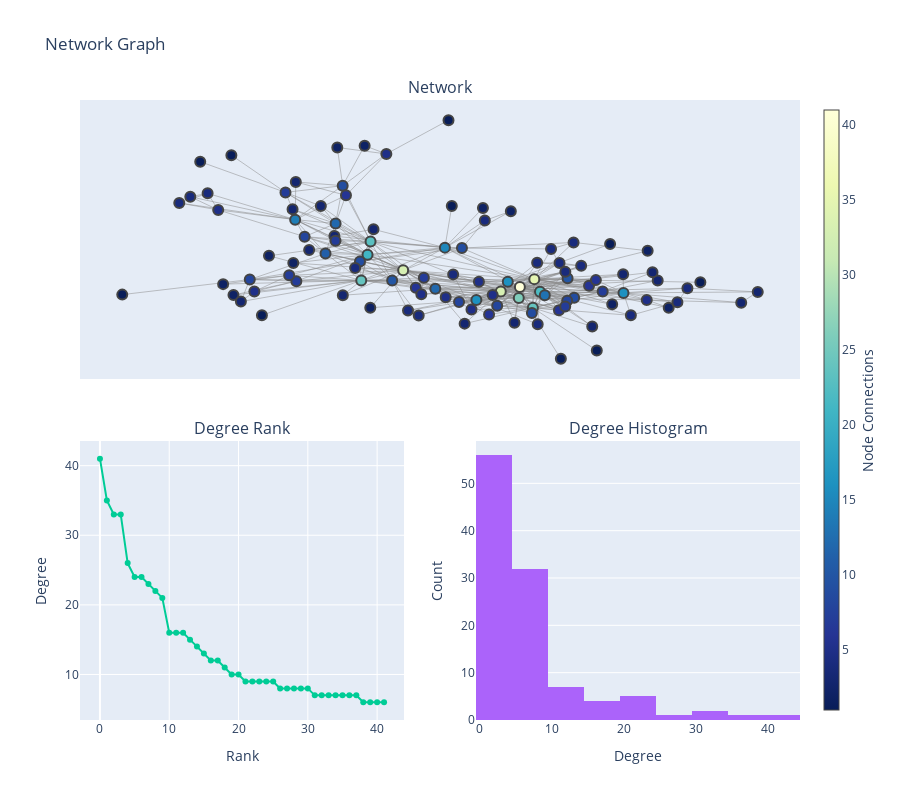

The code cell stored with this chart in its notebook:
### Markdown cell above
## Code

### Code cell
char_map, edges = get_character_interactions()
G = get_graph(char_map, edges)
print_network_summary(G)

# remove isolated node
G.remove_nodes_from(list(nx.isolates(G)))
assert 76 not in G.nodes

html_plot = plot_network(G).to_html("network.html")
with open("../assets/network.html", "w") as file:
    file.write(html_plot)

### Figure 1 — Plotly figure (JSON) as saved in the notebook; plotly's stock layout.template omitted (floating-point values rounded to 4 significant figures; data arrays with more than 128 entries replaced by an {"elided": "..."} marker saying what was removed)
{"data": [{"hoverinfo": "none", "line": {"color": "#888", "width": 0.5}, "mode": "lines", "type": "scatter", "x": {"elided": "1194 float values"}, "xaxis": "x", "y": {"elided": "1194 float values"}, "yaxis": "y"}, {"hoverinfo": "text", "marker": {"color": [26, 16, 2, 5, 35, 3, 4, 3, 22, 9, 8, 24, 1, 6, 33, 7, 5, 41, 6, 3, 8, 33, 4, 8, 5, 3, 12, 4, 4, 13, 9, 16, 5, 16, 4, 3, 3, 5, 7, 3, 4, 4, 4, 4, 2, 9, 4, 6, 7, 5, 10, 6, 6, 1, 2, 3, 4, 10, 4, 1, 4, 1, 2, 15, 24, 2, 7, 21, 3, 3, 23, 3, 5, 8, 7, 2, 3, 2, 2, 4, 2, 1, 1, 2, 9, 1, 3, 4, 11, 3, 14, 9, 6, 12, 1, 7, 5, 2, 3, 2, 3, 1, 8, 7, 4, 1, 4, 5, 4], "colorbar": {"thickness": 15, "title": {"side": "right", "text": "Node Connections"}, "xanchor": "left"}, "colorscale": [[0, "rgb(255,255,217)"], [0.125, "rgb(237,248,177)"], [0.25, "rgb(199,233,180)"], [0.375, "rgb(127,205,187)"], [0.5, "rgb(65,182,196)"], [0.625, "rgb(29,145,192)"], [0.75, "rgb(34,94,168)"], [0.875, "rgb(37,52,148)"], [1, "rgb(8,29,88)"]], "line": {"width": 2}, "reversescale": true, "showscale": true, "size": 10}, "mode": "markers", "text": ["Node: 0<br># of connections: 26", "Node: 1<br># of connections: 16", "Node: 2<br># of connections: 2", "Node: 3<br># of connections: 5", "Node: 4<br># of connections: 35", "Node: 5<br># of connections: 3", "Node: 6<br># of connections: 4", "Node: 7<br># of connections: 3", "Node: 8<br># of connections: 22", "Node: 9<br># of connections: 9", "Node: 10<br># of connections: 8", "Node: 11<br># of connections: 24", "Node: 12<br># of connections: 1", "Node: 13<br># of connections: 6", "Node: 14<br># of connections: 33", "Node: 15<br># of connections: 7", "Node: 16<br># of connections: 5", "Node: 17<br># of connections: 41", "Node: 18<br># of connections: 6", "Node: 19<br># of connections: 3", "Node: 20<br># of connections: 8", "Node: 21<br># of connections: 33", "Node: 22<br># of connections: 4", "Node: 23<br># of connections: 8", "Node: 24<br># of connections: 5", "Node: 25<br># of connections: 3", "Node: 26<br># of connections: 12", "Node: 27<br># of connections: 4", "Node: 28<br># of connections: 4", "Node: 29<br># of connections: 13", "Node: 30<br># of connections: 9", "Node: 31<br># of connections: 16", "Node: 32<br># of connections: 5", "Node: 33<br># of connections: 16", "Node: 34<br># of connections: 4", "Node: 35<br># of connections: 3", "Node: 36<br># of connections: 3", "Node: 37<br># of connections: 5", "Node: 38<br># of connections: 7", "Node: 39<br># of connections: 3", "Node: 40<br># of connections: 4", "Node: 41<br># of connections: 4", "Node: 42<br># of connections: 4", "Node: 43<br># of connections: 4", "Node: 44<br># of connections: 2", "Node: 45<br># of connections: 9", "Node: 46<br># of connections: 4", "Node: 47<br># of connections: 6", "Node: 48<br># of connections: 7", "Node: 49<br># of connections: 5", "Node: 50<br># of connections: 10", "Node: 51<br># of connections: 6", "Node: 52<br># of connections: 6", "Node: 53<br># of connections: 1", "Node: 54<br># of connections: 2", "Node: 55<br># of connections: 3", "Node: 56<br># of connections: 4", "Node: 57<br># of connections: 10", "Node: 58<br># of connections: 4", "Node: 59<br># of connections: 1", "Node: 60<br># of connections: 4", "Node: 61<br># of connections: 1", "Node: 62<br># of connections: 2", "Node: 63<br># of connections: 15", "Node: 64<br># of connections: 24", "Node: 65<br># of connections: 2", "Node: 66<br># of connections: 7", "Node: 67<br># of connections: 21", "Node: 68<br># of connections: 3", "Node: 69<br># of connections: 3", "Node: 70<br># of connections: 23", "Node: 71<br># of connections: 3", "Node: 72<br># of connections: 5", "Node: 73<br># of connections: 8", "Node: 74<br># of connections: 7", "Node: 75<br># of connections: 2", "Node: 77<br># of connections: 3", "Node: 78<br># of connections: 2", "Node: 79<br># of connections: 2", "Node: 80<br># of connections: 4", "Node: 81<br># of connections: 2", "Node: 82<br># of connections: 1", "Node: 83<br># of connections: 1", "Node: 84<br># of connections: 2", "Node: 85<br># of connections: 9", "Node: 86<br># of connections: 1", "Node: 87<br># of connections: 3", "Node: 88<br># of connections: 4", "Node: 89<br># of connections: 11", "Node: 90<br># of connections: 3", "Node: 91<br># of connections: 14", "Node: 92<br># of connections: 9", "Node: 93<br># of connections: 6", "Node: 94<br># of connections: 12", "Node: 95<br># of connections: 1", "Node: 96<br># of connections: 7", "Node: 97<br># of connections: 5", "Node: 98<br># of connections: 2", "Node: 99<br># of connections: 3", "Node: 100<br># of connections: 2", "Node: 101<br># of connections: 3", "Node: 102<br># of connections: 1", "Node: 103<br># of connections: 8", "Node: 104<br># of connections: 7", "Node: 105<br># of connections: 4", "Node: 106<br># of connections: 1", "Node: 107<br># of connections: 4", "Node: 108<br># of connections: 5", "Node: 109<br># of connections: 4"], "type": "scatter", "x": [0.1535, 0.3814, 0.4799, 0.4321, 0.1873, 0.6378, 0.5206, 0.6738, 0.1996, 0.274, 0.2589, 0.1841, 0.3233, 0.2409, 0.1143, 0.3361, -0.005666, 0.1559, 0.08876, 0.1441, 0.1065, -0.09828, 0.4989, 0.0234, 0.05047, 0.03553, -0.02826, 0.01058, 0.1947, 0.2101, 0.182, 0.1295, 0.0966, 0.06113, 0.3975, 0.4559, 0.4446, 0.06668, 0.2546, 0.3134, 0.1934, 0.2893, 0.2422, 0.2727, 0.4341, 0.02974, 0.2237, -0.07074, -0.05318, -0.05873, 0.2597, 0.3064, 0.3213, 0.2451, 0.3568, 0.3806, -0.08774, -0.1222, -0.06444, 0.3523, 0.2549, 0.5488, -0.1699, -0.007404, -0.1895, -0.4677, -0.3309, -0.1758, -0.1628, -0.248, -0.1692, -0.4516, -0.4223, -0.4323, -0.3464, -0.4903, -0.303, -0.3375, -0.3904, 0.07954, 0.07543, -0.4058, -0.7099, 0.1361, -0.1923, 0.007633, -0.2297, -0.2028, -0.2674, -0.332, -0.3334, -0.23, -0.2228, -0.2454, -0.4723, -0.3545, -0.1349, -0.2417, -0.2775, -0.1822, -0.3391, -0.5401, -0.3129, -0.2456, -0.5617, 0.0004527, -0.5241, -0.501, -0.5858], "xaxis": "x", "y": [-0.2186, -0.1835, -0.285, -0.2317, -0.08916, -0.2503, -0.1509, -0.1768, -0.1758, -0.217, -0.2371, -0.2855, -0.5785, -0.3019, -0.1732, -0.1732, -0.2141, -0.1429, -0.3313, -0.3874, -0.2724, -0.02888, -0.2477, -0.2462, -0.2979, -0.3941, -0.1549, -0.05661, -0.3979, -0.199, -0.3215, -0.1072, -0.1982, -0.232, -0.3372, -0.09915, -0.04227, -0.1077, -0.2775, -0.4134, 0.02252, 0.001915, 0.02173, 0.1622, 0.1052, 0.1235, 0.118, -0.1485, -0.0799, -0.1921, -0.08282, -0.1351, -0.09594, -0.6351, -0.2618, -0.05625, -0.3039, -0.09901, -0.3382, 0.1514, -0.03943, -0.1108, -0.2853, 0.1267, -0.09823, -0.1984, -0.103, 0.07861, 0.2522, 0.2056, 0.1681, -0.2432, -0.1736, -0.09199, -0.06305, -0.1234, 0.1106, 0.0215, 0.07072, 0.3121, 0.3985, -0.3368, -0.1953, 0.3765, 0.03242, 0.4122, -0.1995, -0.01315, 0.08625, 0.5766, 0.3185, 0.5513, 0.4851, 0.2923, 0.7603, 0.5052, 0.7688, 0.8128, 0.412, 0.8253, 0.3894, 0.7156, 0.2019, 0.1741, 0.4755, 1, 0.4987, 0.385, 0.4324], "yaxis": "y"}, {"mode": "lines+markers", "type": "scatter", "x": [0, 1, 2, 3, 4, 5, 6, 7, 8, 9, 10, 11, 12, 13, 14, 15, 16, 17, 18, 19, 20, 21, 22, 23, 24, 25, 26, 27, 28, 29, 30, 31, 32, 33, 34, 35, 36, 37, 38, 39, 40, 41], "xaxis": "x2", "y": [41, 35, 33, 33, 26, 24, 24, 23, 22, 21, 16, 16, 16, 15, 14, 13, 12, 12, 11, 10, 10, 9, 9, 9, 9, 9, 8, 8, 8, 8, 8, 7, 7, 7, 7, 7, 7, 7, 6, 6, 6, 6, 6, 6, 5, 5, 5, 5, 5, 5, 5, 5, 5, 4, 4, 4, 4, 4, 4, 4, 4, 4, 4, 4, 4, 4, 4, 4, 4, 4, 4, 3, 3, 3, 3, 3, 3, 3, 3, 3, 3, 3, 3, 3, 3, 3, 3, 2, 2, 2, 2, 2, 2, 2, 2, 2, 2, 2, 2, 1, 1, 1, 1, 1, 1, 1, 1, 1, 1], "yaxis": "y2"}, {"type": "histogram", "x": [26, 16, 2, 5, 35, 3, 4, 3, 22, 9, 8, 24, 1, 6, 33, 7, 5, 41, 6, 3, 8, 33, 4, 8, 5, 3, 12, 4, 4, 13, 9, 16, 5, 16, 4, 3, 3, 5, 7, 3, 4, 4, 4, 4, 2, 9, 4, 6, 7, 5, 10, 6, 6, 1, 2, 3, 4, 10, 4, 1, 4, 1, 2, 15, 24, 2, 7, 21, 3, 3, 23, 3, 5, 8, 7, 2, 3, 2, 2, 4, 2, 1, 1, 2, 9, 1, 3, 4, 11, 3, 14, 9, 6, 12, 1, 7, 5, 2, 3, 2, 3, 1, 8, 7, 4, 1, 4, 5, 4], "xaxis": "x3", "yaxis": "y3"}], "layout": {"annotations": [{"font": {"size": 16}, "showarrow": false, "text": "Network", "x": 0.5, "xanchor": "center", "xref": "paper", "y": 1, "yanchor": "bottom", "yref": "paper"}, {"font": {"size": 16}, "showarrow": false, "text": "Degree Rank", "x": 0.225, "xanchor": "center", "xref": "paper", "y": 0.45, "yanchor": "bottom", "yref": "paper"}, {"font": {"size": 16}, "showarrow": false, "text": "Degree Histogram", "x": 0.775, "xanchor": "center", "xref": "paper", "y": 0.45, "yanchor": "bottom", "yref": "paper"}], "clickmode": "event+select", "height": 800, "showlegend": false, "title": {"text": "Network Graph"}, "xaxis": {"anchor": "y", "domain": [0, 1], "showgrid": false, "showticklabels": false, "zeroline": false}, "xaxis2": {"anchor": "y2", "domain": [0, 0.45], "title": {"text": "Rank"}}, "xaxis3": {"anchor": "y3", "domain": [0.55, 1], "title": {"text": "Degree"}}, "yaxis": {"anchor": "x", "domain": [0.55, 1], "showgrid": false, "showticklabels": false, "zeroline": false}, "yaxis2": {"anchor": "x2", "domain": [0, 0.45], "title": {"text": "Degree"}}, "yaxis3": {"anchor": "x3", "domain": [0, 0.45], "title": {"text": "Count"}}}}
